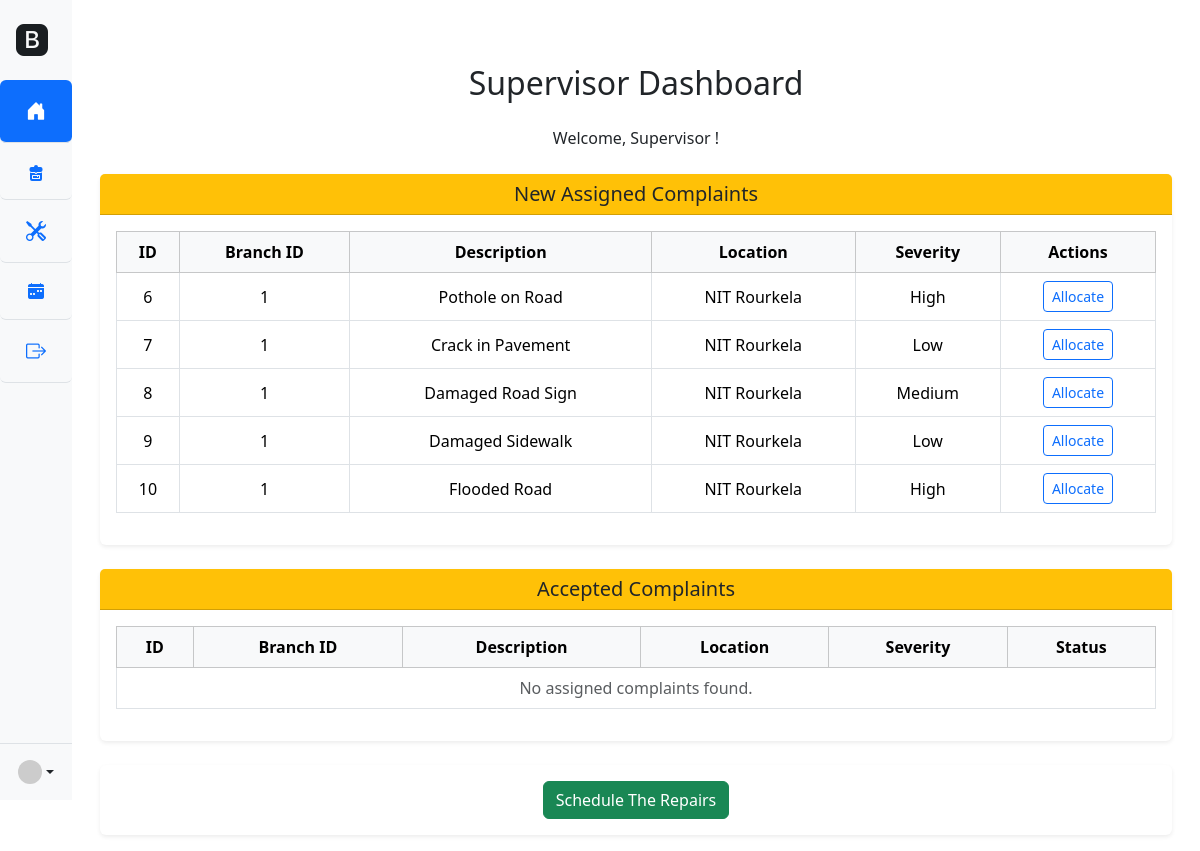
Screenshot of /supervisor/recived_complaints_list (signed in) with the database file from the repository.
### backend/app/models.py (models this page shows)
class Complaint(db.Model):
    __tablename__ = 'complaint'
    id: Mapped[int] = mapped_column(Integer, primary_key=True)
    clerk_id: Mapped[int] = mapped_column(Integer, ForeignKey('user.id'), nullable=False)
    residence_id: Mapped[int] = mapped_column(Integer, ForeignKey('user.id'), nullable=False)
    branch_office_id: Mapped[int] = mapped_column(Integer, ForeignKey('branch_office.id'), nullable=True)
    location: Mapped[str] = mapped_column(String(255), nullable=False)
    description: Mapped[str] = mapped_column(String(255), nullable=False)
    severity: Mapped[str] = mapped_column(String(50), nullable=False)
    status: Mapped[str] = mapped_column(String(50), nullable=False, default='unaccepted') #unaccepted, accepted, in_progress, completed
    date_reported: Mapped[DateTime] = mapped_column(DateTime, default=lambda: datetime.now(timezone.utc))
    repair = db.relationship('Repair', backref='complaint', lazy=True, uselist=False)

### backend/app/supervisor_routes.py (the view)
@supervisor_bp.route('/recived_complaints_list', methods=['GET'])
def home_page():
    user_branch_office_id = verify_login()
    unaccepted_complaints = db.session.query(Complaint).filter(Complaint.status == 'Unaccepted').all()
    accepted_complaints = db.session.query(Complaint).filter(Complaint.status == 'Accepted').all()
    return render_template("supervisor/supervisor.html", unaccepted_complaints=unaccepted_complaints, accepted_complaints=accepted_complaints)

### backend/app/supervisor_routes.py (called while the page is built)
def verify_login():
    if "user_id" not in session:
        flash("You need to log in first!", "warning")
        return redirect(url_for("main.login"))
    if session["user_type"] != "supervisor":
        flash("You are not authorized to access this page!", "danger")
        return redirect(url_for("main.home"))
    user_branch_office_id = db.session.query(BranchOffice).filter_by(supervisor_id=session["user_id"]).first().id
    if user_branch_office_id is None:
        flash("You are not authorized to access this page!", "danger")
        return redirect(url_for("main.home"))
    return user_branch_office_id

### frontend/templates/supervisor/supervisor.html (shortened to what this page needs)
{% extends "supervisor/base.html" %}
{% block content %}
<div class="container mt-5" id="supervisor-dashboard">
    <div class="container mt-4">
      <h2 class="text-center mb-4">Supervisor Dashboard</h2>
      <p class="text-center">Welcome, Supervisor <strong>{{ user }}</strong>!</p>
  </div>
  <div class="card shadow-sm border-0 mt-4">
    <div class="card-header bg-warning text-dark text-center">
      <h5 class="mb-0">New Assigned Complaints</h5>
    </div>
    <div class="card-body p-3">
      <div class="table-responsive">
        <table class="table table-bordered table-hover align-middle text-center">
          <thead class="table-light">
            <tr>
              <th>ID</th>
              <th>Branch ID</th>
              <th>Description</th>
              <th>Location</th>
              <th>Severity</th>
              <th>Actions</th>
            </tr>
          </thead>
          <tbody>
            {% for complaint in unaccepted_complaints %}
            <tr>
              <td>{{ complaint.id }}</td>
              <td>{{ complaint.branch_office_id or "N/A" }}</td>
              <td>{{ complaint.description }}</td>
              <td>{{ complaint.location }}</td>
              <td>{{ complaint.severity }}</td>
              <td>
                <a href="{{ url_for('supervisor.assign_repair', complaint_id=complaint.id) }}" class="btn btn-sm btn-outline-primary">
                  Allocate
                </a>
              </td>
            </tr>
            {% else %}
            <tr>
              <td colspan="6" class="text-muted">No assigned complaints found.</td>
            </tr>
            {% endfor %}
          </tbody>
        </table>
      </div>
    </div>
  </div>
  <div class="card shadow-sm border-0 mt-4">
    <div class="card-header bg-warning text-dark text-center">
      <h5 class="mb-0">Accepted Complaints</h5>
    </div>
    <div class="card-body p-3">
      <div class="table-responsive">
        <table class="table table-bordered table-hover align-middle text-center">
          <thead class="table-light">
            <tr>
              <th>ID</th>
              <th>Branch ID</th>
              <th>Description</th>
              <th>Location</th>
              <th>Severity</th>
              <th>Status</th>
            </tr>
          </thead>
          <tbody>
            {% for complaint in accepted_complaints %}
            <tr>
              <td>{{ complaint.id }}</td>
              <td>{{ complaint.branch_office_id or "N/A" }}</td>
              <td>{{ complaint.description }}</td>
              <td>{{ complaint.location }}</td>
              <td>{{ complaint.severity }}</td>
              <td>{{complaint.status}}</td>
            </tr>
            {% else %}
            <tr>
              <td colspan="6" class="text-muted">No assigned complaints found.</td>
            </tr>
            {% endfor %}
          </tbody>
        </table>
      </div>
    </div>
  </div>
  <div class="card shadow-sm border-0 mt-4">
    <div class="card-body text-center">
      <a href="{{ url_for('main.schedule_repairs') }}" class="btn btn-success">
        Schedule The Repairs
      </a>
    </div>
  </div>
</div>
{% endblock %}

### frontend/static/css/supervisor.css (style rules this page uses)
tr td, tr th { size: 8px; }

### rows the page displays
Complaint: id "6", branch_office "1", description "Pothole on Road", location "NIT Rourkela", severity "High"
Complaint: id "7", branch_office "1", description "Crack in Pavement", location "NIT Rourkela", severity "Low"
Complaint: id "8", branch_office "1", description "Damaged Road Sign", location "NIT Rourkela", severity "Medium"
Complaint: id "9", branch_office "1", description "Damaged Sidewalk", location "NIT Rourkela", severity "Low"
Complaint: id "10", branch_office "1", description "Flooded Road", location "NIT Rourkela", severity "High"
